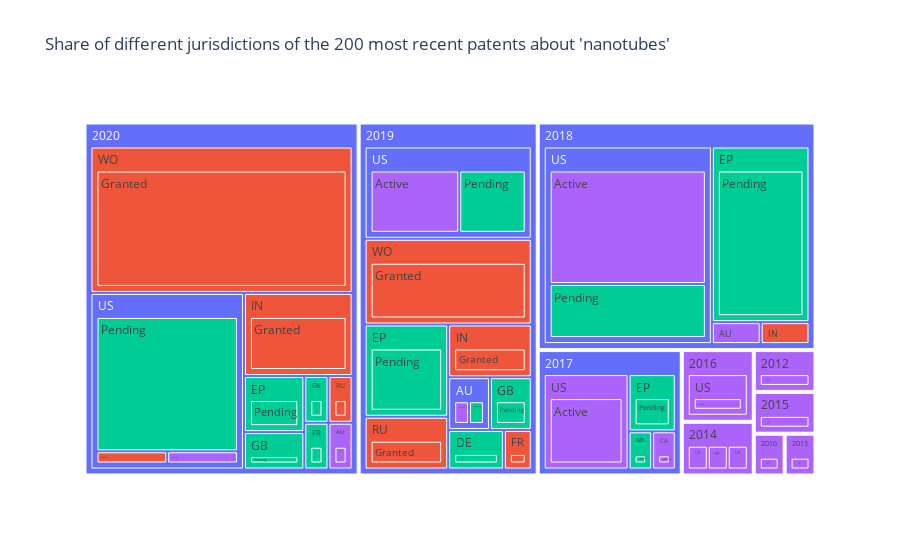

The notebook cell saved with this chart:
### Code cell
temp = df.copy()
temp['tot'] = 1
px.treemap(
    temp, 
    path=['year', 'jurisdiction' ,'legal_status'], 
    color="legal_status",
    values='tot',
    title=f"Share of different jurisdictions of the 200 most recent patents about '{TOPIC}'"
)

### Figure 1 — Plotly figure (JSON) as saved in the notebook; plotly's stock layout.template omitted (floating-point values rounded to 4 significant figures)
{"data": [{"branchvalues": "total", "customdata": [["(?)"], ["Granted"], ["Pending"], ["Pending"], ["Pending"], ["Pending"], ["Pending"], ["Granted"], ["(?)"], ["Granted"], ["Granted"], ["Active"], ["Active"], ["Active"], ["Active"], ["Active"], ["Pending"], ["Pending"], ["Granted"], ["(?)"], ["(?)"], ["Active"], ["Active"], ["Active"], ["Active"], ["Pending"], ["Active"], ["Active"], ["Pending"], ["Pending"], ["Pending"], ["Pending"], ["Pending"], ["(?)"], ["(?)"], ["Active"], ["Pending"], ["(?)"], ["Active"], ["Active"], ["Granted"], ["Active"], ["Active"], ["Active"], ["Active"], ["Pending"], ["Active"], ["Active"], ["Active"], ["Active"], ["Granted"], ["Active"], ["(?)"], ["Active"], ["Active"], ["Active"], ["Active"], ["Active"], ["Granted"], ["Active"], ["Pending"], ["Granted"], ["Granted"], ["Pending"], ["Pending"], ["Pending"], ["Pending"], ["Pending"], ["Granted"], ["Pending"], ["Granted"], ["Granted"], ["Granted"], ["Granted"], ["Pending"], ["Granted"], ["Active"], ["Granted"], ["Pending"], ["Active"], ["Active"], ["Active"], ["Active"]], "domain": {"x": [0, 1], "y": [0, 1]}, "hovertemplate": "labels=%{label}<br>tot=%{value}<br>parent=%{parent}<br>id=%{id}<br>legal_status=%{customdata[0]}<extra></extra>", "ids": ["2019/US", "2019/RU/Granted", "2018/EP", "2018/EP/Pending", "2019/EP/Pending", "2020/EP/Pending", "2020/FR/Pending", "2020/US/Granted", "2020/US", "2020/WO/Granted", "2020/WO", "2010", "2012", "2013", "2014", "2015", "2017/GB/Pending", "2019/GB/Pending", "2019/WO", "2019/AU", "2019", "2013/CA", "2014/CA", "2018/AU/Active", "2014/EP", "2020/DE", "2010/EP", "2018/AU", "2019/EP", "2020/EP", "2017/GB", "2019/GB", "2020/GB", "2017", "2018", "2017/CA", "2019/US/Pending", "2020", "2015/US/Active", "2019/US/Active", "2018/IN/Granted", "2016/US/Active", "2014/EP/Active", "2012/EP/Active", "2010/EP/Active", "2018/US/Pending", "2014/CA/Active", "2013/CA/Active", "2020/AU/Active", "2014/US/Active", "2019/RU", "2016", "2018/US", "2017/US", "2016/US", "2015/US", "2019/AU/Active", "2014/US", "2020/RU", "2017/CA/Active", "2020/US/Pending", "2019/IN", "2018/IN", "2020/GB/Pending", "2017/EP/Pending", "2020/DE/Pending", "2019/DE/Pending", "2019/AU/Pending", "2019/WO/Granted", "2019/DE", "2020/RU/Granted", "2020/IN", "2020/IN/Granted", "2019/IN/Granted", "2017/EP", "2019/FR/Granted", "2020/US/Active", "2019/FR", "2020/FR", "2018/US/Active", "2017/US/Active", "2012/EP", "2020/AU"], "labels": ["US", "Granted", "EP", "Pending", "Pending", "Pending", "Pending", "Granted", "US", "Granted", "WO", "2010", "2012", "2013", "2014", "2015", "Pending", "Pending", "WO", "AU", "2019", "CA", "CA", "Active", "EP", "DE", "EP", "AU", "EP", "EP", "GB", "GB", "GB", "2017", "2018", "CA", "Pending", "2020", "Active", "Active", "Granted", "Active", "Active", "Active", "Active", "Pending", "Active", "Active", "Active", "Active", "RU", "2016", "US", "US", "US", "US", "Active", "US", "RU", "Active", "Pending", "IN", "IN", "Pending", "Pending", "Pending", "Pending", "Pending", "Granted", "DE", "Granted", "IN", "Granted", "Granted", "EP", "Granted", "Active", "FR", "FR", "Active", "Active", "EP", "AU"], "marker": {"colors": ["#636efa", "#EF553B", "#00cc96", "#00cc96", "#00cc96", "#00cc96", "#00cc96", "#EF553B", "#636efa", "#EF553B", "#EF553B", "#ab63fa", "#ab63fa", "#ab63fa", "#ab63fa", "#ab63fa", "#00cc96", "#00cc96", "#EF553B", "#636efa", "#636efa", "#ab63fa", "#ab63fa", "#ab63fa", "#ab63fa", "#00cc96", "#ab63fa", "#ab63fa", "#00cc96", "#00cc96", "#00cc96", "#00cc96", "#00cc96", "#636efa", "#636efa", "#ab63fa", "#00cc96", "#636efa", "#ab63fa", "#ab63fa", "#EF553B", "#ab63fa", "#ab63fa", "#ab63fa", "#ab63fa", "#00cc96", "#ab63fa", "#ab63fa", "#ab63fa", "#ab63fa", "#EF553B", "#ab63fa", "#636efa", "#ab63fa", "#ab63fa", "#ab63fa", "#ab63fa", "#ab63fa", "#EF553B", "#ab63fa", "#00cc96", "#EF553B", "#EF553B", "#00cc96", "#00cc96", "#00cc96", "#00cc96", "#00cc96", "#EF553B", "#00cc96", "#EF553B", "#EF553B", "#EF553B", "#EF553B", "#00cc96", "#EF553B", "#ab63fa", "#EF553B", "#00cc96", "#ab63fa", "#ab63fa", "#ab63fa", "#ab63fa"]}, "name": "", "parents": ["2019", "2019/RU", "2018", "2018/EP", "2019/EP", "2020/EP", "2020/FR", "2020/US", "2020", "2020/WO", "2020", "", "", "", "", "", "2017/GB", "2019/GB", "2019", "2019", "", "2013", "2014", "2018/AU", "2014", "2020", "2010", "2018", "2019", "2020", "2017", "2019", "2020", "", "", "2017", "2019/US", "", "2015/US", "2019/US", "2018/IN", "2016/US", "2014/EP", "2012/EP", "2010/EP", "2018/US", "2014/CA", "2013/CA", "2020/AU", "2014/US", "2019", "", "2018", "2017", "2016", "2015", "2019/AU", "2014", "2020", "2017/CA", "2020/US", "2019", "2018", "2020/GB", "2017/EP", "2020/DE", "2019/DE", "2019/AU", "2019/WO", "2019", "2020/RU", "2020", "2020/IN", "2019/IN", "2017", "2019/FR", "2020/US", "2019", "2020", "2018/US", "2017/US", "2012", "2020"], "type": "treemap", "values": [14, 4, 16, 16, 7, 3, 1, 1, 24, 34, 34, 1, 2, 1, 3, 2, 1, 2, 13, 2, 49, 1, 1, 1, 1, 1, 1, 1, 7, 3, 1, 2, 2, 14, 49, 1, 6, 75, 2, 8, 1, 4, 1, 2, 1, 10, 1, 1, 1, 1, 4, 4, 31, 9, 4, 2, 1, 1, 1, 1, 22, 4, 1, 2, 3, 1, 2, 1, 13, 2, 1, 8, 8, 4, 3, 1, 1, 1, 1, 21, 9, 2, 1]}], "layout": {"autosize": true, "legend": {"tracegroupgap": 0}, "title": {"text": "Share of different jurisdictions of the 200 most recent patents about 'nanotubes'"}}}
